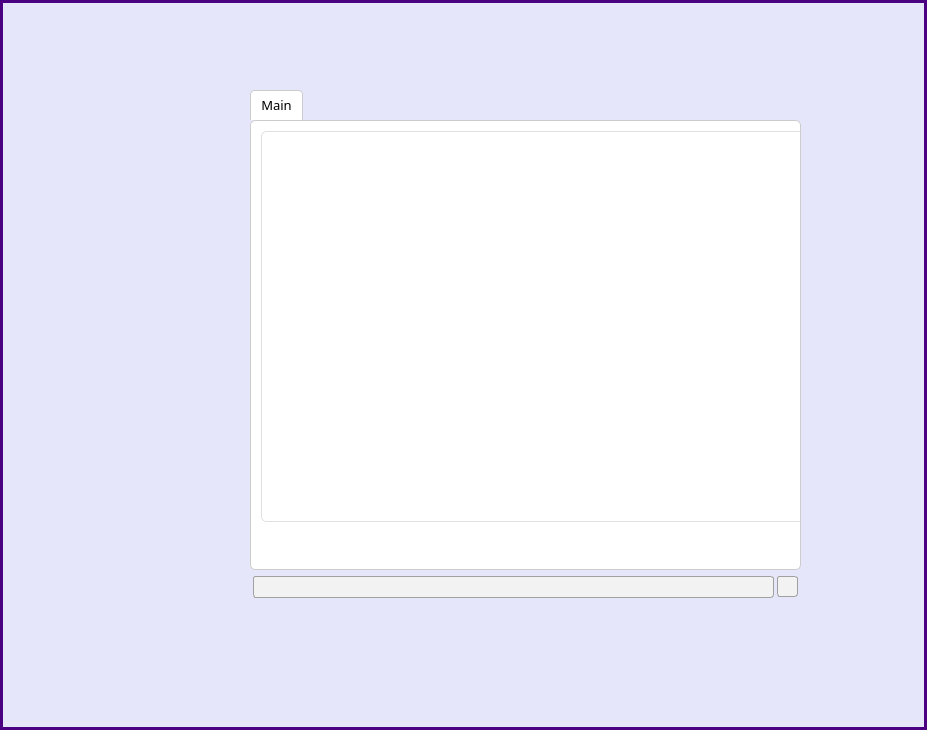
<?xml version="1.0" encoding="UTF-8"?>
<ui version="4.0">
 <class>Dialog</class>
 <widget class="QDialog" name="Dialog">
  <property name="windowModality">
   <enum>Qt::NonModal</enum>
  </property>
  <property name="enabled">
   <bool>true</bool>
  </property>
  <property name="geometry">
   <rect>
    <x>0</x>
    <y>0</y>
    <width>927</width>
    <height>730</height>
   </rect>
  </property>
  <property name="sizePolicy">
   <sizepolicy hsizetype="Expanding" vsizetype="Expanding">
    <horstretch>0</horstretch>
    <verstretch>0</verstretch>
   </sizepolicy>
  </property>
  <property name="maximumSize">
   <size>
    <width>16777208</width>
    <height>16777215</height>
   </size>
  </property>
  <property name="font">
   <font>
    <family>Space Mono</family>
    <pointsize>14</pointsize>
   </font>
  </property>
  <property name="contextMenuPolicy">
   <enum>Qt::DefaultContextMenu</enum>
  </property>
  <property name="windowTitle">
   <string>NinClip</string>
  </property>
  <property name="styleSheet">
   <string notr="true">QDialog {
    font-size: 14pt; /* 字体大小 */
    background-color: #E6E6FA;  /* 暗调的浅蓝色（薰衣草色） */
    border: 3px solid #4B0082;  /* 暗紫色细线框 */

}

QDialog * {
    font-family: 'Space Mono', monospace; /* 默认字体（英文） */
}

QDialog QWidget {
    font-family: 'LXGW WenKai', serif; /* 中文字体 */
}</string>
  </property>
  <widget class="QWidget" name="widget" native="true">
   <property name="geometry">
    <rect>
     <x>220</x>
     <y>80</y>
     <width>641</width>
     <height>591</height>
    </rect>
   </property>
   <property name="sizePolicy">
    <sizepolicy hsizetype="Expanding" vsizetype="Expanding">
     <horstretch>0</horstretch>
     <verstretch>0</verstretch>
    </sizepolicy>
   </property>
   <property name="styleSheet">
    <string notr="true"/>
   </property>
   <widget class="QWidget" name="layoutWidget">
    <property name="geometry">
     <rect>
      <x>30</x>
      <y>10</y>
      <width>551</width>
      <height>511</height>
     </rect>
    </property>
    <layout class="QVBoxLayout" name="verticalLayout" stretch="0,0">
     <property name="spacing">
      <number>3</number>
     </property>
     <property name="sizeConstraint">
      <enum>QLayout::SetDefaultConstraint</enum>
     </property>
     <item>
      <widget class="QTabWidget" name="tabWidget">
       <property name="font">
        <font>
         <family>LXGW WenKai</family>
         <pointsize>10</pointsize>
        </font>
       </property>
       <property name="styleSheet">
        <string notr="true">QTabWidget::pane {
    border: 1px solid #cccccc;
    background: white;
    border-radius: 5px;
}

QTabBar::tab {
    background: #e0e0e0;
    border: 1px solid #cccccc;
    padding: 5px 10px;
    border-top-left-radius: 4px;
    border-top-right-radius: 4px;
}

QTabBar::tab:selected {
    background: white;
    border-bottom-color: white;
}</string>
       </property>
       <property name="currentIndex">
        <number>0</number>
       </property>
       <widget class="QWidget" name="tab">
        <attribute name="title">
         <string>Main</string>
        </attribute>
        <widget class="QListWidget" name="listWidget">
         <property name="geometry">
          <rect>
           <x>10</x>
           <y>10</y>
           <width>561</width>
           <height>391</height>
          </rect>
         </property>
         <property name="font">
          <font>
           <family>LXGW WenKai</family>
           <pointsize>9</pointsize>
          </font>
         </property>
         <property name="styleSheet">
          <string notr="true">QListWidget {
    background-color: white;
    border: 1px solid #E0E0E0;
    border-radius: 5px;
    outline: 0;  /* 移除焦点时的轮廓 */
}

QListWidget::item {
    padding: 10px;
    border-bottom: 1px solid #E0E0E0;
    color: #333333;
}

QListWidget::item:last {
    border-bottom: none;
}

QListWidget::item:hover {
    background-color: #F5F5F5;
}

QListWidget::item:selected {
    background-color: #E8F0FE;
    color: #1a73e8;
    border: none;  /* 移除选中项的边框 */
}

QListWidget::item:focus {
    border: none;  /* 移除焦点项的边框 */
    outline: none;  /* 移除焦点项的轮廓 */
}

QListWidget::item:selected:active {
    background-color: #D2E3FC;
    border: none;  /* 确保活动选中项也没有边框 */
}

QListWidget QScrollBar:vertical {
    border: none;
    background: white;
    width: 8px;
    margin: 0px 0px 0px 0px;
}

QListWidget QScrollBar::handle:vertical {
    background: #BDBDBD;
    min-height: 20px;
    border-radius: 4px;
}

QListWidget QScrollBar::add-line:vertical, QListWidget QScrollBar::sub-line:vertical {
    height: 0px;
}</string>
         </property>
        </widget>
       </widget>
      </widget>
     </item>
     <item>
      <layout class="QHBoxLayout" name="horizontalLayout">
       <property name="spacing">
        <number>3</number>
       </property>
       <property name="sizeConstraint">
        <enum>QLayout::SetDefaultConstraint</enum>
       </property>
       <property name="leftMargin">
        <number>3</number>
       </property>
       <property name="topMargin">
        <number>3</number>
       </property>
       <property name="rightMargin">
        <number>3</number>
       </property>
       <property name="bottomMargin">
        <number>3</number>
       </property>
       <item>
        <widget class="QLineEdit" name="lineEdit">
         <property name="font">
          <font>
           <family>Microsoft YaHei</family>
           <pointsize>10</pointsize>
          </font>
         </property>
         <property name="styleSheet">
          <string notr="true">QLineEdit {
	border: 1px solid #A0A0A0; /* 边框宽度为1px，颜色为#A0A0A0 */
	border-radius: 3px; /* 边框圆角 */
	padding-left: 5px; /* 文本距离左边界有5px */
	background-color: #F2F2F2; /* 背景颜色 */
	color: #A0A0A0; /* 文本颜色 */
	selection-background-color: #A0A0A0; /* 选中文本的背景颜色 */
	selection-color: #F2F2F2; /* 选中文本的颜色 */
	font-family: &quot;Microsoft YaHei&quot;; /* 文本字体族 */
	font-size: 10pt; /* 文本字体大小 */
}

QLineEdit:hover { /* 鼠标悬浮在QLineEdit时的状态 */
	border: 1px solid #298DFF;
	border-radius: 3px;
	background-color: #FFFFFF;
	color: #298DFF;
	selection-background-color: #FFFFFF;
	selection-color: #FFFFFF;
}

QLineEdit:focus { /* 鼠标悬浮在QLineEdit时的状态 */
	border: 1px solid #298DFF;
	border-radius: 3px;
	background-color: #FFFFFF;
	color: #298DFF;
	selection-background-color: #FFFFFF;
	selection-color: #FFFFFF;
}


QLineEdit[echoMode=&quot;2&quot;] { /* QLineEdit有输入掩码时的状态 */
	lineedit-password-character: 9679;
	lineedit-password-mask-delay: 2000;
}

QLineEdit:disabled { /* QLineEdit在禁用时的状态 */
	border: 1px solid #CDCDCD;
	background-color: #CDCDCD;
	color: #B4B4B4;
}

QLineEdit:read-only { /* QLineEdit在只读时的状态 */
	background-color: #CDCDCD;
	color: #F2F2F2;
}</string>
         </property>
        </widget>
       </item>
       <item>
        <widget class="QToolButton" name="toolButton">
         <property name="font">
          <font>
           <family>Microsoft YaHei</family>
           <pointsize>10</pointsize>
          </font>
         </property>
         <property name="styleSheet">
          <string notr="true">.QPushButton,.QToolButton{
	border: 1px solid #A0A0A0; /* 边框宽度为1px，颜色为#A0A0A0 */
	border-radius: 3px; /* 边框圆角 */
	background-color: #F2F2F2; /* 背景颜色 */
	color: #A0A0A0; /* 文本颜色 */
	selection-background-color: #A0A0A0; /* 选中文本的背景颜色 */
	selection-color: #F2F2F2; /* 选中文本的颜色 */
	font-family: &quot;Microsoft YaHei&quot;; /* 文本字体族 */
	font-size: 10pt; /* 文本字体大小 */
}

QToolButton::icon {
    alignment: center;  /* 将图标居中 */
    padding-left: 0px;  /* 左侧内边距 */
    padding-right: 0px;  /* 右侧内边距 */
    margin-left: auto;   /* 自动左边距 */
    margin-right: auto;  /* 自动右边距 */
    text-align: center;  /* 如果按钮有文本，这里也是居中显示 */
}

.QPushButton:hover,.QToolButton:hover{
	border: 1px solid #298DFF;
	border-radius: 3px;
	background-color: #FFFFFF;
	color: #298DFF;
	selection-background-color: #298DFF;
	selection-color: #F2F2F2;
}

.QPushButton:pressed,.QToolButton:pressed{
background:qlineargradient(spread:pad,x1:0,y1:0,x2:0,y2:1,stop:0 #E1E4E6,stop:1 #CCD3D9);
}

.QToolButton::menu-indicator{
image:None;
}

QToolButton#btnMenu,QToolButton#btnTool,QPushButton#btnMenu_Min,QPushButton#btnMenu_Max,QPushButton#btnMenu_Close{
border-radius:3px;
color:#000000;
padding:3px;
margin:0px;
background:none;
border-style:none;
}

QToolButton#btnMenu:hover,QPushButton#btnMenu_Min:hover,QPushButton#btnMenu_Max:hover{
color:#FFFFFF;
margin:1px 1px 2px 1px;
background-color:rgba(51,127,209,230);
}

/*QToolButton#btnTool:hover{
    color:#FFFFFF;
    margin:1px 1px 2px 1px;
    background-color:rgba(51,127,209,230);
}*/

QToolButton#btnTool:hover{  /*鼠标放上后*/
    color:rgb(255, 255, 255);
    min-height:20;
    border-style: solid;
    border-top-left-radius:2px;
    border-top-right-radius:2px;
    background: qlineargradient(x1: 0, y1: 0, x2: 0, y2: 1, stop:0 rgb(226,236,241),  stop: 0.3 rgb(160,160,160),  stop: 1 rgb(120,120,120));
    border:1px;
    border-radius:5px;
    padding:2px 4px;
}

QToolButton#btnTool:pressed{ /*按下按钮后*/
    color:rgb(255, 255, 255);
    min-height:20;
    border-style:solid;
    border-top-left-radius:2px;
    border-top-right-radius:2px;
    background: qlineargradient(x1: 0, y1: 0, x2: 0, y2: 1, stop:0 rgb(226,236,241),  stop: 0.3 rgb(190,190,190),  stop: 1 rgb(160,160,160));
    border:1px;
    border-radius:5px;
    padding:2px 4px;
}

QToolButton#btnTool:checked{    /*选中后*/
    color:rgb(255, 255, 255);
    min-height:20;
    border-style:solid;
    border-top-left-radius:2px;
    border-top-right-radius:2px;
    background: qlineargradient(x1: 0, y1: 0, x2: 0, y2: 1, stop:0 rgb(226,236,241),  stop: 0.3 rgb(190,190,190),  stop: 1 rgb(160,160,160));
    border:1px;
    border-radius:5px;
    padding:2px 4px;
}</string>
         </property>
         <property name="text">
          <string/>
         </property>
         <property name="icon">
          <iconset resource="res.qrc">
           <normaloff>:/images/images/blue_down.ico</normaloff>:/images/images/blue_down.ico</iconset>
         </property>
         <property name="popupMode">
          <enum>QToolButton::InstantPopup</enum>
         </property>
         <property name="toolButtonStyle">
          <enum>Qt::ToolButtonIconOnly</enum>
         </property>
         <property name="autoRaise">
          <bool>true</bool>
         </property>
         <property name="arrowType">
          <enum>Qt::NoArrow</enum>
         </property>
        </widget>
       </item>
      </layout>
     </item>
    </layout>
   </widget>
  </widget>
  <action name="actClearDB">
   <property name="text">
    <string>清空数据库</string>
   </property>
   <property name="menuRole">
    <enum>QAction::NoRole</enum>
   </property>
  </action>
  <action name="actBackupDB">
   <property name="text">
    <string>备份数据库</string>
   </property>
   <property name="menuRole">
    <enum>QAction::NoRole</enum>
   </property>
  </action>
  <action name="actExit">
   <property name="text">
    <string>退出程序</string>
   </property>
   <property name="menuRole">
    <enum>QAction::NoRole</enum>
   </property>
  </action>
  <action name="actReloadDB">
   <property name="text">
    <string>重新加载数据库</string>
   </property>
   <property name="menuRole">
    <enum>QAction::NoRole</enum>
   </property>
  </action>
  <action name="actMove2Grop">
   <property name="text">
    <string>移动到组</string>
   </property>
   <property name="menuRole">
    <enum>QAction::NoRole</enum>
   </property>
  </action>
  <action name="actCreateGroup">
   <property name="text">
    <string>新建组</string>
   </property>
   <property name="menuRole">
    <enum>QAction::NoRole</enum>
   </property>
  </action>
  <action name="actRemoveItem">
   <property name="text">
    <string>删除项</string>
   </property>
   <property name="menuRole">
    <enum>QAction::NoRole</enum>
   </property>
  </action>
  <action name="actRemoveGroup">
   <property name="text">
    <string>删除组</string>
   </property>
   <property name="menuRole">
    <enum>QAction::NoRole</enum>
   </property>
  </action>
  <action name="actShortCut">
   <property name="text">
    <string>快捷键</string>
   </property>
   <property name="menuRole">
    <enum>QAction::NoRole</enum>
   </property>
  </action>
  <action name="actHelp">
   <property name="text">
    <string>帮助</string>
   </property>
   <property name="menuRole">
    <enum>QAction::NoRole</enum>
   </property>
  </action>
 </widget>
 <tabstops>
  <tabstop>listWidget</tabstop>
  <tabstop>lineEdit</tabstop>
  <tabstop>toolButton</tabstop>
 </tabstops>
 <resources>
  <include location="res.qrc"/>
 </resources>
 <connections/>
</ui>
